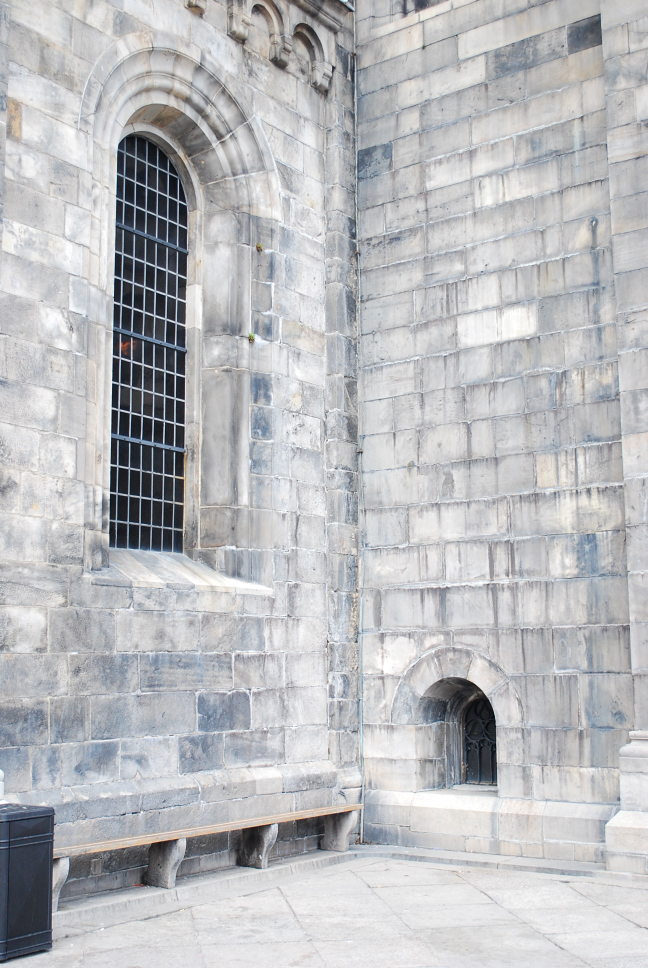
#> input picture data/2/DSC_0025.JPG, 1296 x 1936 px (shown at 1/2 size)
$ python main.py
#> lines starting #> are read from the running program, lines starting #| are printed output that depends on the picture
### features.py
import numpy as np
import cv2
from project_helpers import get_dataset_info

def compute_feature_matches(dataset):
    """
    - detect features for all images in the dataset
    - match features sequentially and with the initial one
    """
#> called with dataset = 2
    # Load dataset info
    K, img_names, init_pair, _ = get_dataset_info(dataset)

    # Read images and transfer to gray images
    imgs = [cv2.imread(name, cv2.IMREAD_GRAYSCALE) for name in img_names]
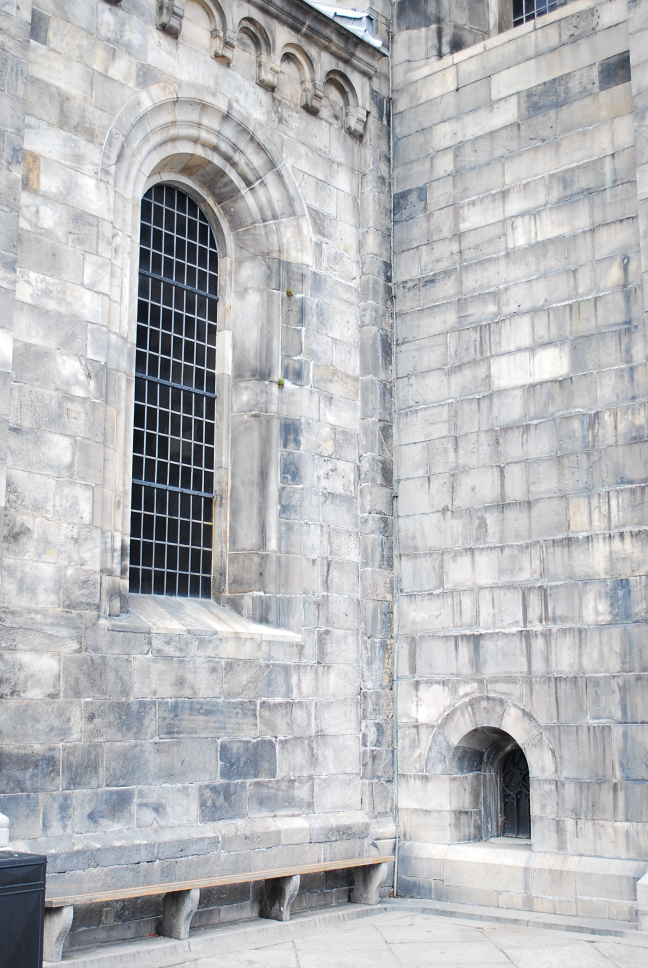
#> input picture data/2/DSC_0026.JPG, 1296 x 1936 px (shown at 1/2 size)
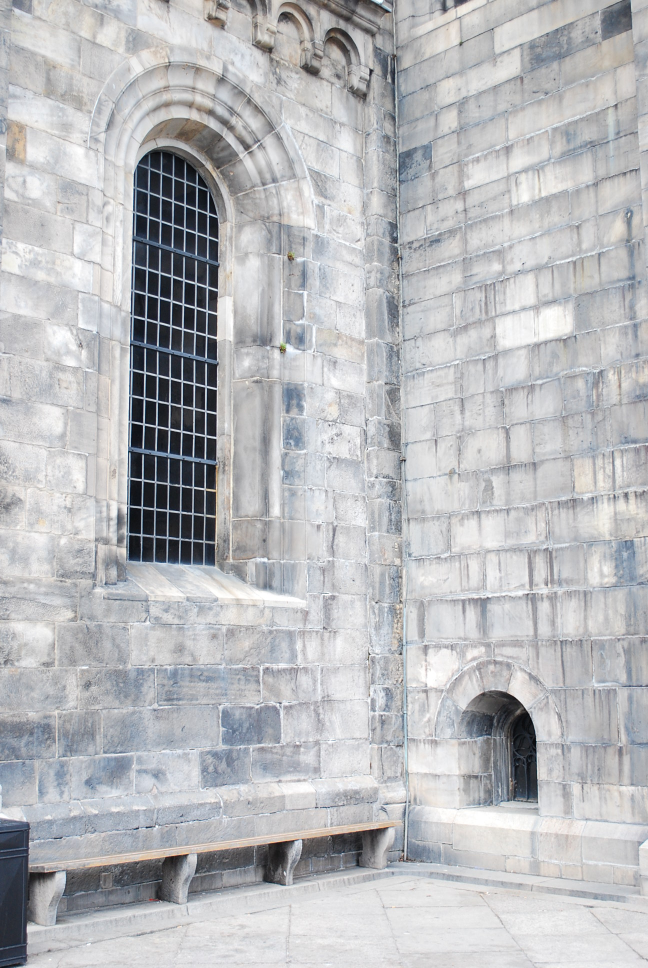
#> input picture data/2/DSC_0027.JPG, 1296 x 1936 px (shown at 1/2 size)
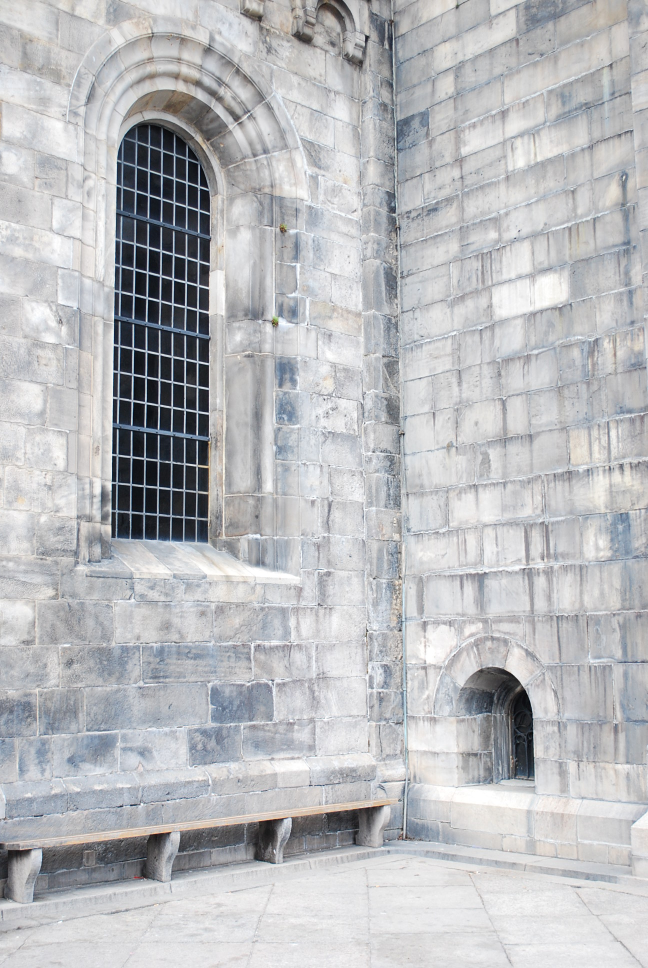
#> input picture data/2/DSC_0028.JPG, 1296 x 1936 px (shown at 1/2 size)
#> imgs = 9 items

    # Feature detector for each image
    # Initiate SIFT detector (same para. as in the Assignment 4)
    sift = cv2.SIFT_create(contrastThreshold=0.02, edgeThreshold=10, nOctaveLayers=3)

    keypoints   = []
    descriptors = []
    flag = 1

    for img in imgs:
        kp, des = sift.detectAndCompute(img, None)
        keypoints.append(kp)
        descriptors.append(des)
        print(f"Capture {des.shape[0]} features in image {flag}.")
        flag += 1
#> this loop made 5 passes
#> img on pass 5: None
#| Capture 29637 features in image 1.
#| Capture 31573 features in image 2.
#| Capture 30919 features in image 3.
#| Capture 29755 features in image 4.
#> after the loop, descriptors = 4 items; flag = 5; keypoints = 4 items

    # Feature matching
    pairs = []
    pairs.append(tuple(init_pair))  # add initial pair at the first place

    # Sequential pairs
    for i in range(len(imgs) - 1):
        p = ((i, i+1))
        if p != tuple(init_pair):
            pairs.append(p)

    bf = cv2.BFMatcher(cv2.NORM_L2)    # BFMatcher with L2-Norm
    flann = cv2.FlannBasedMatcher()    # FlannBaseMatcher with default paras
    matches = {}
    for (i, j) in pairs:
        print(f"\n---------- Pair ({i+1}, {j+1}) ----------")
        # Use KNN-like system to find the most similar descriptions as in A4
        knn = bf.knnMatch(descriptors[i], descriptors[j], k=2)
        print(f"There are {len(knn)} matches be found in total.")

        good = []
        pts1_px = []
        pts2_px = []

        # Apply ratio test, ratio_threshold=0.75
        for m, n in knn:
            if m.distance < 0.75 * n.distance:
                good.append(m)
                pts1_px.append(keypoints[i][m.queryIdx].pt)
                pts2_px.append(keypoints[j][m.trainIdx].pt)

        # Transfer to numpy array - (2,N)
        pts1_px = np.array(pts1_px).T
        pts2_px = np.array(pts2_px).T

        # Homogeneous coord.
        pts1_homo = np.vstack([pts1_px, np.ones(pts1_px.shape[1])])
        pts2_homo = np.vstack([pts2_px, np.ones(pts2_px.shape[1])])

        # Normalize
        pts1_norm = np.linalg.inv(K) @ pts1_homo
        pts2_norm = np.linalg.inv(K) @ pts2_homo

        matches [(i, j)] = {
            'pts1_norm': pts1_norm,
            'pts2_norm': pts2_norm
        }

        print(f"After ratio-test, {len(good)} good matches are left.")


    return imgs, keypoints, matches

### project_helpers.py
import numpy as np

def get_dataset_info(dataset):
    """
    Datasets 1-5 are relatively easy, since they have little lens distortion and
    no dominant scene plane. You should get reasonably good reconstructions for
    these datasets using RANSAC to estimate E only (CE2 in assignment 4).

    Datasets 6-9 are much more difficult, since the scene is dominated by a near
    planar structure. Also the lens distortion is larger for the used camera,
    hence feel free to adjust the pixel_threshold if necessary.
    """
    if dataset == 1:
        img_names = ["data/1/kronan1.JPG", "data/1/kronan2.JPG"]
        im_width = 1936
        im_height = 1296
        focal_length_35mm = 45.0 # from the EXIF data
        init_pair = [0, 1]
        pixel_threshold = 1.0
    elif dataset == 2:
        # Corner of a courtyard
        img_names = ["data/2/DSC_0025.JPG", "data/2/DSC_0026.JPG", "data/2/DSC_0027.JPG", "data/2/DSC_0028.JPG", "data/2/DSC_0029.JPG", "data/2/DSC_0030.JPG", "data/2/DSC_0031.JPG", "data/2/DSC_0032.JPG", "data/2/DSC_0033.JPG"]
        im_width = 1936
        im_height = 1296
        focal_length_35mm = 43.0 # from the EXIF data
        init_pair = [0, 8]
        pixel_threshold = 1.0
    elif dataset == 3:
        # Smaller gate of a cathetral
        img_names = ["data/3/DSC_0001.JPG", "data/3/DSC_0002.JPG", "data/3/DSC_0003.JPG", "data/3/DSC_0004.JPG", "data/3/DSC_0005.JPG", "data/3/DSC_0006.JPG", "data/3/DSC_0007.JPG", "data/3/DSC_0008.JPG", "data/3/DSC_0009.JPG", "data/3/DSC_0010.JPG", "data/3/DSC_0011.JPG", "data/3/DSC_0012.JPG"]
        im_width = 1936
        im_height = 1296
        focal_length_35mm = 43.0 # from the EXIF data
        init_pair = [4, 7]
        pixel_threshold = 1.0
    elif dataset == 4:
        # Fountain
        img_names = ["data/4/DSC_0480.JPG", "data/4/DSC_0481.JPG", "data/4/DSC_0482.JPG", "data/4/DSC_0483.JPG", "data/4/DSC_0484.JPG", "data/4/DSC_0485.JPG", "data/4/DSC_0486.JPG", "data/4/DSC_0487.JPG", "data/4/DSC_0488.JPG", "data/4/DSC_0489.JPG", "data/4/DSC_0490.JPG", "data/4/DSC_0491.JPG", "data/4/DSC_0492.JPG", "data/4/DSC_0493.JPG"]
        im_width = 1936
        im_height = 1296
        focal_length_35mm = 43.0 # from the EXIF data
        init_pair = [4, 9]
        pixel_threshold = 1.0
    elif dataset == 5:
        # Golden statue
        img_names = ["data/5/DSC_0336.JPG", "data/5/DSC_0337.JPG", "data/5/DSC_0338.JPG", "data/5/DSC_0339.JPG", "data/5/DSC_0340.JPG", "data/5/DSC_0341.JPG", "data/5/DSC_0342.JPG", "data/5/DSC_0343.JPG", "data/5/DSC_0344.JPG", "data/5/DSC_0345.JPG"]
        im_width = 1936

        im_height = 1296
        focal_length_35mm = 45.0 # from the EXIF data
        init_pair = [2, 6]
        pixel_threshold = 1.0
    elif dataset == 6:
        # Detail of the Landhaus in Graz.
        img_names = ["data/6/DSCN2115.JPG", "data/6/DSCN2116.JPG", "data/6/DSCN2117.JPG", "data/6/DSCN2118.JPG", "data/6/DSCN2119.JPG", "data/6/DSCN2120.JPG", "data/6/DSCN2121.JPG", "data/6/DSCN2122.JPG"]
        im_width = 2272

        im_height = 1704
        focal_length_35mm = 38.0 # from the EXIF data
        init_pair = [1, 3]
        pixel_threshold = 1.0
    elif dataset == 7:
        # Building in Heidelberg.
        img_names = ["data/7/DSCN7409.JPG", "data/7/DSCN7410.JPG", "data/7/DSCN7411.JPG", "data/7/DSCN7412.JPG", "data/7/DSCN7413.JPG", "data/7/DSCN7414.JPG", "data/7/DSCN7415.JPG"]
        im_width = 2272
        im_height = 1704
        focal_length_35mm = 38.0 # from the EXIF data
        init_pair = [0, 6]
        pixel_threshold = 1.0
    elif dataset == 8:
        # Relief
        img_names = ["data/8/DSCN5540.JPG", "data/8/DSCN5541.JPG", "data/8/DSCN5542.JPG", "data/8/DSCN5543.JPG", "data/8/DSCN5544.JPG", "data/8/DSCN5545.JPG", "data/8/DSCN5546.JPG", "data/8/DSCN5547.JPG", "data/8/DSCN5548.JPG", "data/8/DSCN5549.JPG", "data/8/DSCN5550.JPG"]
        im_width = 2272
        im_height = 1704
        focal_length_35mm = 38.0 # from the EXIF data
        init_pair = [3, 6]
        pixel_threshold = 1.0
    elif dataset == 9:
        # Triceratops model on a poster.
        img_names = ["data/9/DSCN5184.JPG", "data/9/DSCN5185.JPG", "data/9/DSCN5186.JPG", "data/9/DSCN5187.JPG", "data/9/DSCN5188.JPG", "data/9/DSCN5189.JPG", "data/9/DSCN5191.JPG", "data/9/DSCN5192.JPG", "data/9/DSCN5193.JPG"]
        im_width = 2272
        im_height = 1704
        focal_length_35mm = 38.0 # from the EXIF data
        init_pair = [3, 5]
        pixel_threshold = 1.0
    elif dataset == 10:
        # Add your optional datasets...
        pass

    focal_length = max(im_width, im_height) * focal_length_35mm / 35.0
    K = np.array([[focal_length, 0, im_width/2], [0, focal_length, im_height/2], [0, 0, 1]])
    return K, img_names, init_pair, pixel_threshold

# [61 lines left out: functions correct_H_sign, homography_to_RT, not called in this run]

### main.py
import cv2
import matplotlib.pyplot as plt
from features import compute_feature_matches
import pprint

# Change dataset index here (1-9)
dataset = 2
if dataset not in range(1, 10):
    raise IndexError(f"Dataset {dataset} is out of range.")

print(f"Dataset {dataset} is selected.")

# Extract features and do the 2D points matching.
# Use BFMathcher instead of FlannBasedMatcher - BF gives better results.
#> (the run stopped early here; a loop or call above may not have finished)
